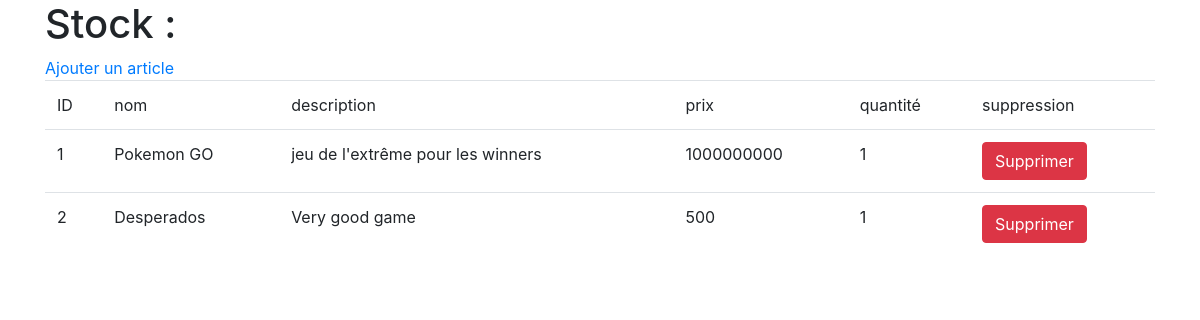
Before: / with the older database file.
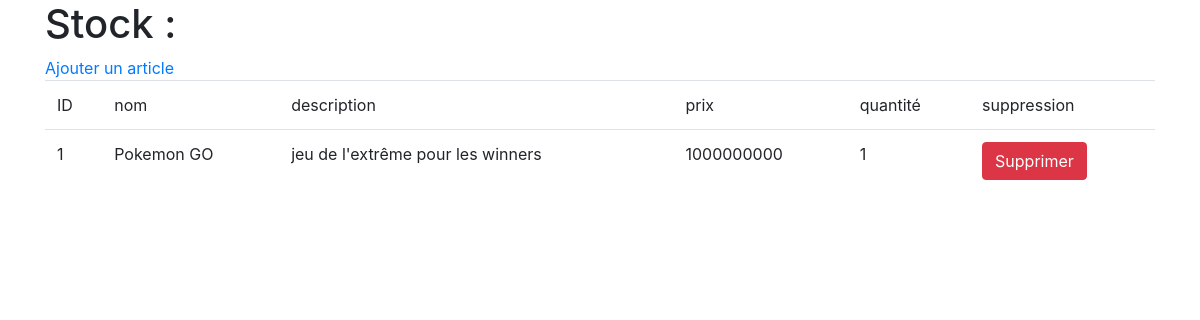
After: the same page with the newer database file.
### model/stock_entry.py (models this page shows, shortened)
class StockEntry(db.Model):
    article_id = db.Column(db.Integer, db.ForeignKey('article.id'), primary_key=True, nullable=False)
    article = db.relationship('Article')
    quantity = db.Column(db.Integer, default=0)

### model/article.py (models this page shows, shortened)
class Article(db.Model):
    id = db.Column(db.Integer, primary_key=True)
    name = db.Column(db.String(80), nullable=False)
    description = db.Column(db.String(120), nullable=False)
    price = db.Column(db.Integer, nullable=False)

### application.py (the view)
@app.route('/')
def index():
    return render_template('index.html', entries=stock.entries())

### model/stock.py (called while the page is built)
    def entries(self):
        return StockEntry.query.all()

### templates/index.html (shortened to what this page needs)
<!DOCTYPE html>
<html lang="en">
<head>
    <link rel="stylesheet" href="https://stackpath.bootstrapcdn.com/bootstrap/4.3.1/css/bootstrap.min.css">
</head>
<body>
    <div class="container">
        <h1>Stock :</h1>
        <a href="/add_article">Ajouter un article</a>
        <table class="table">
            <thead>
                <td>
                    ID
                </td>
                <td>
                    nom
                </td>
                <td>
                    description
                </td>
                <td>
                    prix
                </td>
                <td>
                    quantité
                </td>
                <td>
                    suppression
                </td>
            </thead>
            {% for entry in entries %}
                <tr>
                    <td>
                        {{ entry.article.id }}
                    </td>
                    <td>
                        {{ entry.article.name }}
                    </td>
                    <td>
                        {{ entry.article.description }}
                    </td>
                    <td>
                        {{ entry.article.price }}
                    </td>
                    <td>
                        {{ entry.quantity }}
                    </td>
                    <td>
                        <a href="/delete_article/{{ entry.article.id }}" class="btn btn-danger">Supprimer</a>
                    </td>
                </tr>
            {% endfor %}
        </table>
    </div>
</body>
</html>

Changed rows visible on the page:
removed StockEntry: article.id "2", article.name "Desperados", article.description "Very good game", article.price "500", quantity "1"
